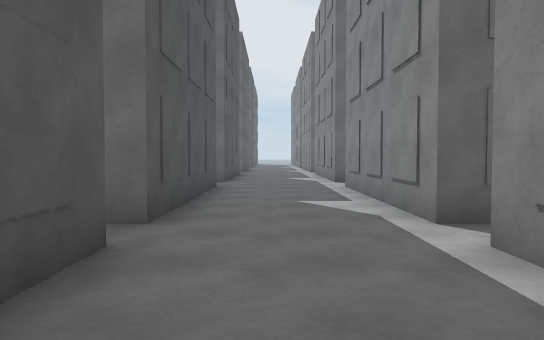
[1] (above)

24 first-person views from a walk through a 3-D level made in the Unity game engine. The camera is 1.4 m above the floor, tilts 2° down and sees 70° across. The floor is counted in squares, 2 m on a side. Each view is taken from the middle of a square. On the plan, view 1 faces up. The plan holds only what a view shows up to about 11 squares ahead; the rest is blank. The place goes on beyond the plan. The player is left out.

[2]
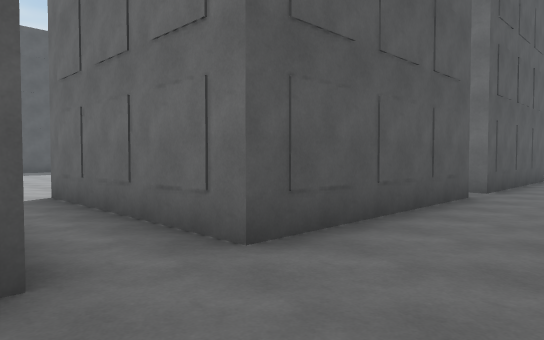

[3]
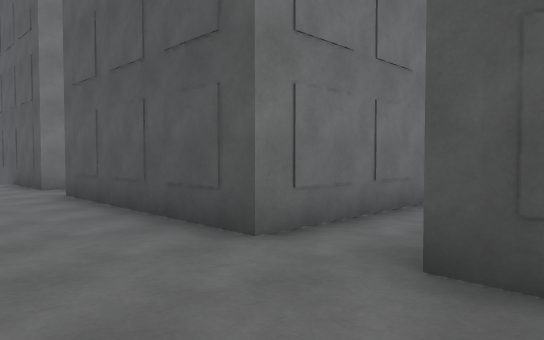

[4]
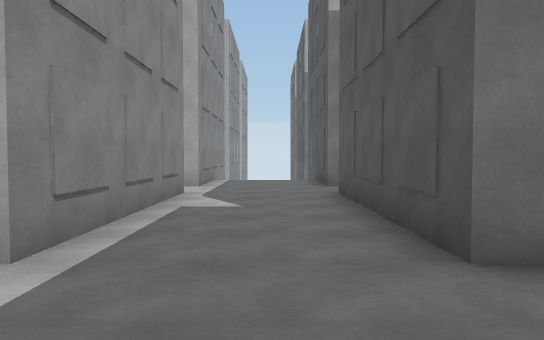

[5]
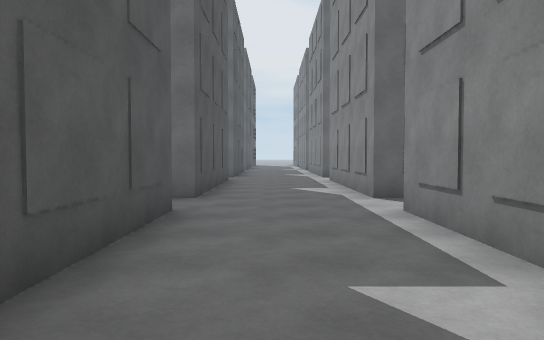

[6]
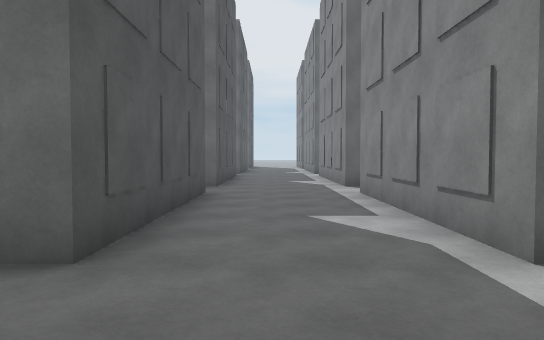

[7]
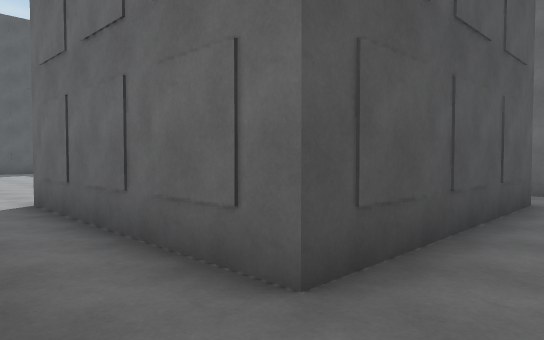

[8]
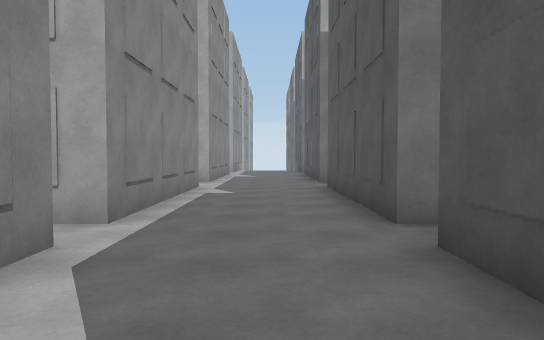

[9]
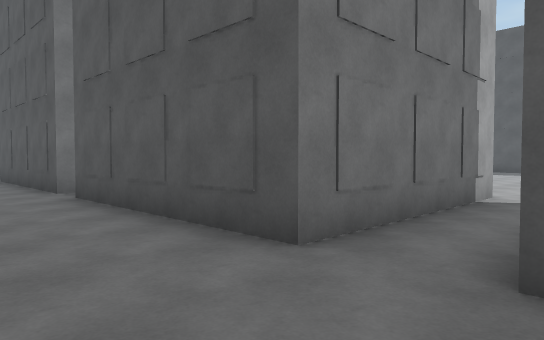

[10]
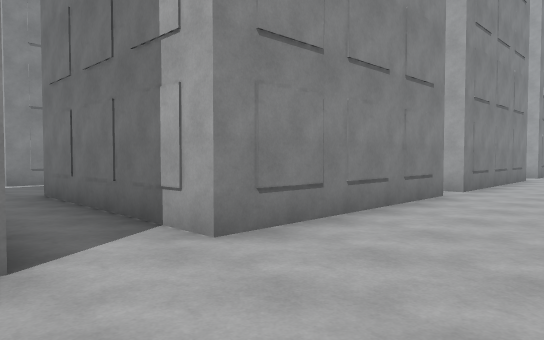

[11]
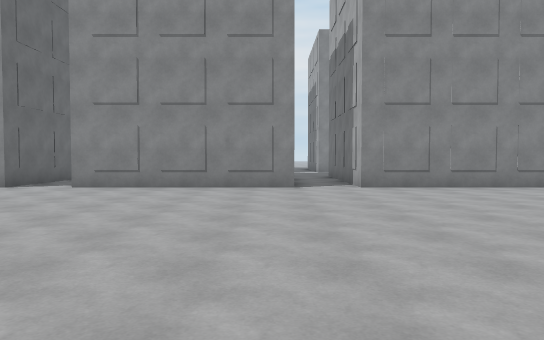

[12]
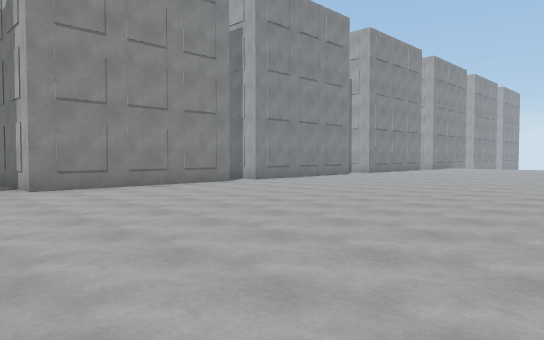

[13]
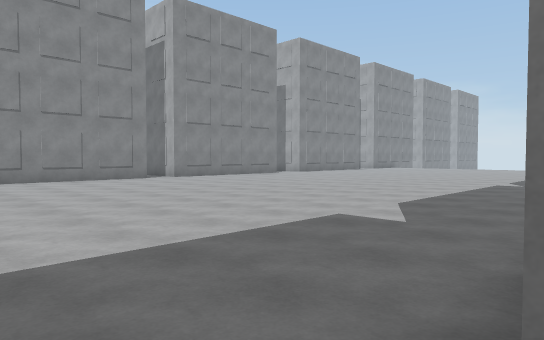

[14]
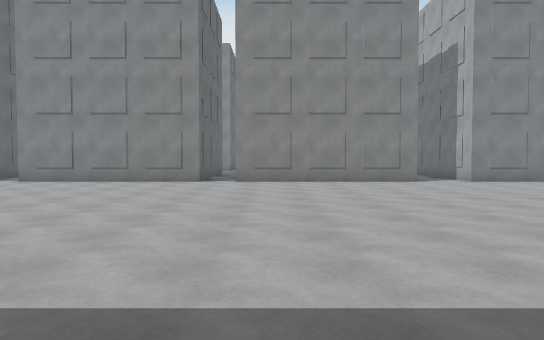

[15]
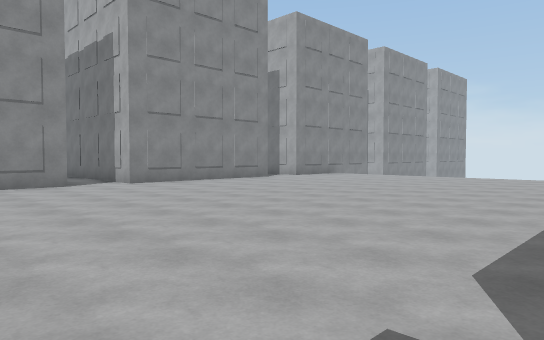

[16]
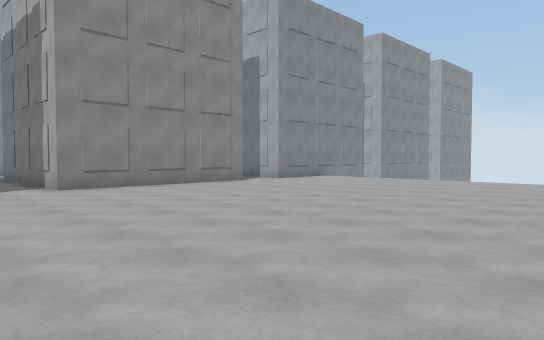

[17]
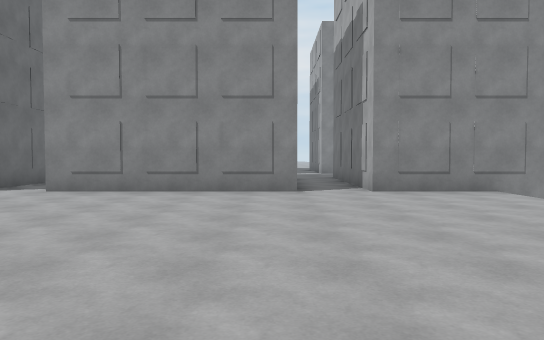

[18]
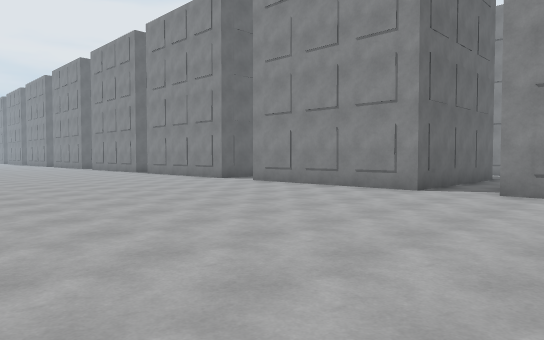

[19]
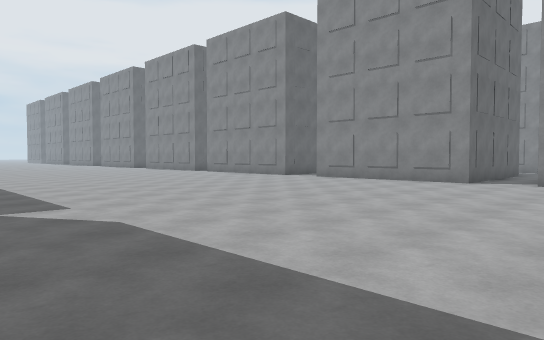

[20]
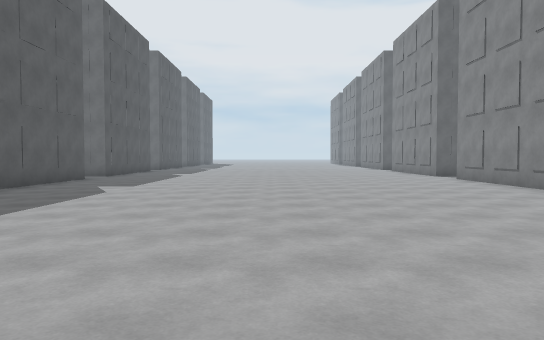

[21]
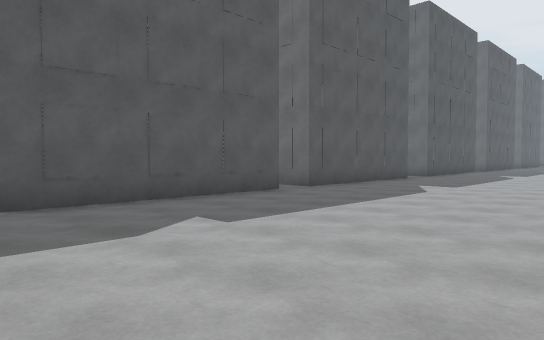

[22]
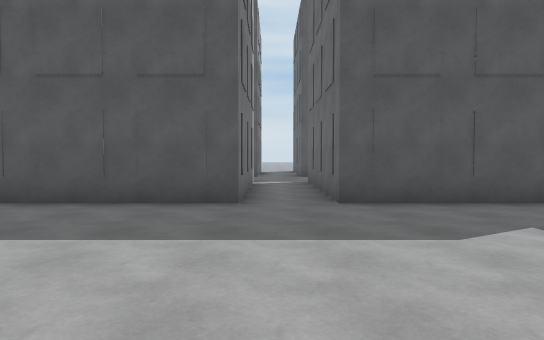

[23]
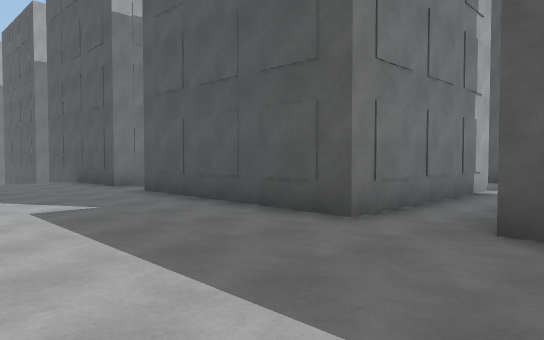

[24]
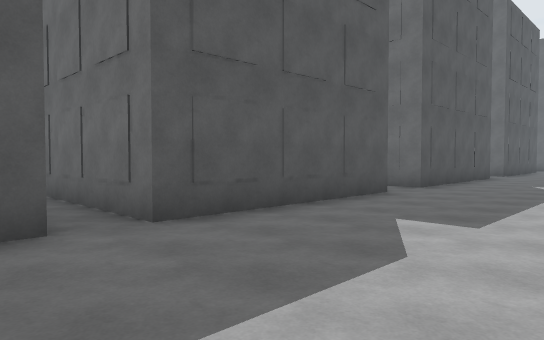

### Floor plan
Key: @ floor where view 1 was taken; . floor; B building.
Columns run from 26 left of view 1 to 2 right of it. Each row starts with its distance up from view 1.
 16                   ...    ....
 15          ..     ....B   B...B
 14         B..    .....B   B...B
 13         B..  .......B   B...B
 12         B.. ........B   B...B
 11        BB...........BBBBB...B
 10         .....................
  9         B...........BBBBB...B
  8         B...........B   B...B
  7         B...........B   B...B
  6         B...........B   B...B
  5         B...........B   B...B
  4     BBBBB...........B   B...B
  3         B...........B   B...B
  2         B...........B   B...B
  1         B...........B   B...B
  0         B...........B   B.@.B
 -1         B...........B   B...B
 -2    .BBBBB...........BBBBB...B
 -3    ..........................
 -4 B..BBBBBB...........BBBBB...B
 -5         B...........B   B...B
 -6         B...........B   B...B
 -7         B...........B   B...B
 -8         B...........BBBBB...B
 -9         .....................
-10        BB...........BBBBB...B
-11         B...........B   B...B
-12         B...........B   B...B

Positions as (right, up) in squares from view 1, and headings:
1: (0, 0), facing up
2: (1, -4), facing up-left
3: (1, -1), facing down-left
4: (0, -1), facing down
5: (0, 4), facing up
6: (0, 8), facing up
7: (0, 9), facing up-left
8: (0, 7), facing down
9: (1, 11), facing down-left
10: (-9, 11), facing down-right
11: (-15, 11), facing right
12: (-15, 11), facing down-right
13: (-18, 10), facing down-right
14: (-17, 2), facing right
15: (-16, 1), facing down-right
16: (-15, -1), facing down-right
17: (-14, -8), facing right
18: (-14, -12), facing up-right
19: (-17, -12), facing up-right
20: (-12, -3), facing up
21: (-12, -3), facing up-left
22: (-12, -3), facing left
23: (-14, -1), facing down-left
24: (-14, 2), facing up-left
